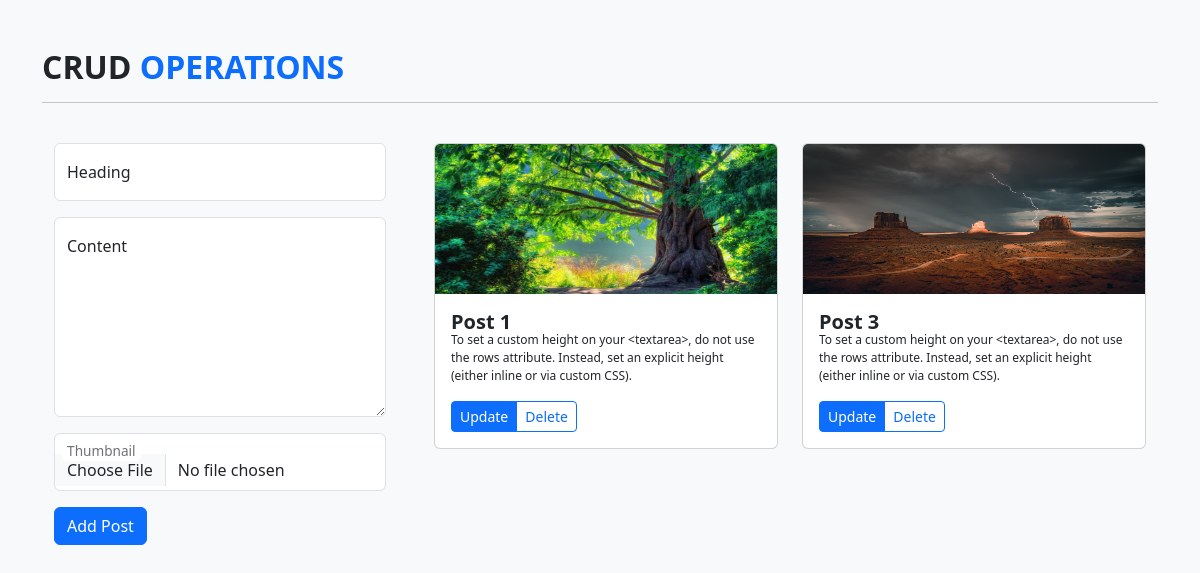
The page / on the database its author committed.
### App/models.py (models this page shows)
class Posts(models.Model):
    db_id = models.AutoField(primary_key=True)
    db_heading = models.CharField(max_length=25,blank=False)
    db_content = models.TextField(blank=False)
    db_date = models.DateField(auto_now=True)
    db_thumbnail = models.URLField()

### App/views.py (the view)
# urls.py: path('', views.index, name="Index"),
def index(request):
    posts = Posts.objects.all()
    return render(request, "Index.html", locals())

### App/templates/Index.html (shortened to what this page needs)
<!DOCTYPE html>
<html lang="en">
<head>
    <link href="https://cdn.jsdelivr.net/npm/bootstrap@5.3.2/dist/css/bootstrap.min.css" rel="stylesheet"
 />
</head>
<body>
    <div class="container-fluid py-5 bg-light" style="height: 100vh; width: 100vw; overflow-x: hidden">
        <div class="container">
            <h2><b>CRUD <span class="text-primary">OPERATIONS</span></b></h2>
            <hr>
            <div class="row">
                <div class="col-md-4 p-4 border-end-0">
                    <form action="{% url 'Add' %}" method="post" enctype="multipart/form-data">
                        <div class="form-floating mb-3">
                            <input type="text" class="form-control" id="floatingInput1" placeholder="heading"
                                name="form_heading" />
                            <label for="floatingInput1">Heading</label>
                        </div>
                        <div class="form-floating mb-3">
                            <textarea class="form-control" placeholder="content" id="floatingInput2"
                                style="height: 200px" name="form_content"></textarea>
                            <label for="floatingInput2">Content</label>
                        </div>
                        <div class="form-floating mb-3">
                            <input type="file" class="form-control" id="floatingInput4" placeholder="thumbnail"
                                name="form_thumbnail" />
                            <label for="floatingInput4">Thumbnail</label>
                        </div>
                        <div class="form-floating mb-3">
                            <button class="btn btn-primary">Add Post</button>
                        </div>
                    </form>
                </div>
                <div class="col-md-8 p-4">
                    <div class="row">
                        {% if posts %} {% for post in posts %}
                        <div class="col-md-6 mb-3">
                            <div class="card" style="width: 100%">
                                <img src="{{post.db_thumbnail}}" class="card-img-top" alt="Loading..."
                                    style="height: 150px" />
                                <div class="card-body">
                                    <h5 class="card-title" style="height: 13px; font-weight: bold">
                                        {{post.db_heading}}
                                    </h5>
                                    <p class="card-text" style="font-size: 12px">
                                        {{post.db_content}}
                                    </p>
                                    <div class="btn-group" role="group" aria-label="Basic example">
                                        <button type="button" class="btn btn-sm btn-primary" data-bs-toggle="modal"
                                            data-bs-target="#exampleModal-{{ forloop.counter }}">
                                            Update
                                        </button>
                                        <a href="{% url 'Delete' post.db_id %}" type="button"
                                            class="btn btn-sm btn-outline-primary">
                                            Delete
                                        </a>
                                    </div>
                                </div>
                            </div>
                        </div>
                        {% endfor %} {% else %}
                        <p>No Posts</p>
                        {% endif %}
                    </div>
                </div>
            </div>
        </div>
    </div>
</body>
</html>

### rows shown on the page
Posts: db_thumbnail (picture), db_heading "Post 1", db_content "To set a custom height on your <textarea>, do not use the rows attribute. Instead, set an explicit height (either inline or via custom CSS)."
Posts: db_thumbnail (picture), db_heading "Post 3", db_content "To set a custom height on your <textarea>, do not use the rows attribute. Instead, set an explicit height (either inline or via custom CSS)."
